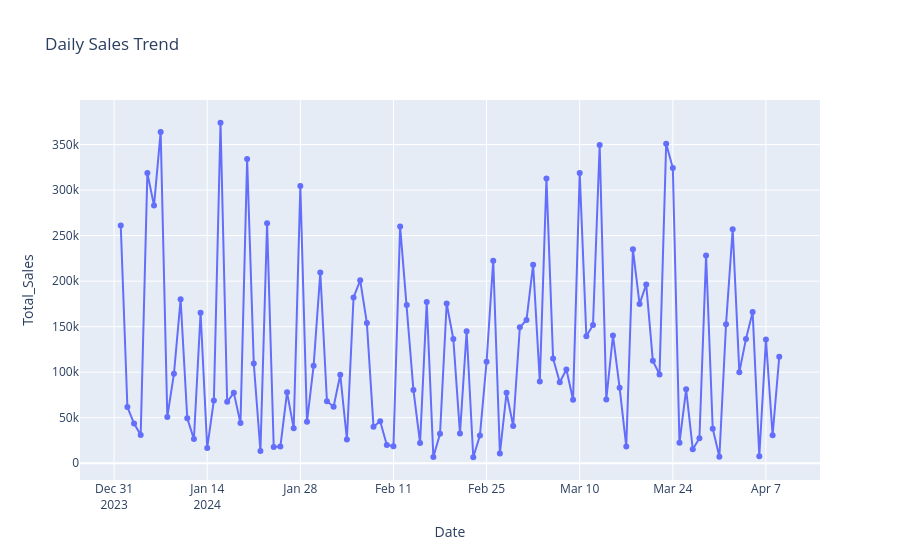

The notebook cell this image was saved under:
### Code cell
daily_sales = df.groupby("Date")["Total_Sales"].sum().reset_index()

fig = px.line(
    daily_sales,
    x="Date",
    y="Total_Sales",
    markers=True,
    title="Daily Sales Trend"
)

fig.show()
